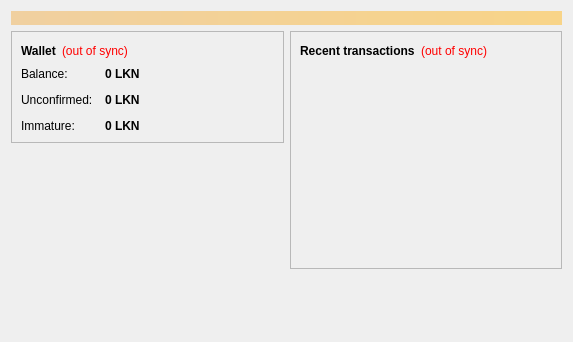
<?xml version="1.0" encoding="UTF-8"?>
<ui version="4.0">
 <class>OverviewPage</class>
 <widget class="QWidget" name="OverviewPage">
  <property name="geometry">
   <rect>
    <x>0</x>
    <y>0</y>
    <width>573</width>
    <height>342</height>
   </rect>
  </property>
  <property name="windowTitle">
   <string>Form</string>
  </property>
  <layout class="QVBoxLayout" name="topLayout">
   <item>
    <widget class="QLabel" name="labelAlerts">
     <property name="visible">
      <bool>false</bool>
     </property>
     <property name="styleSheet">
      <string notr="true">background-color: qlineargradient(x1: 0, y1: 0, x2: 1, y2: 0, stop:0 #F0D0A0, stop:1 #F8D488); color:#000000;</string>
     </property>
     <property name="wordWrap">
      <bool>true</bool>
     </property>
     <property name="margin">
      <number>3</number>
     </property>
    </widget>
   </item>
   <item>
    <layout class="QHBoxLayout" name="horizontalLayout" stretch="1,1">
     <item>
      <layout class="QVBoxLayout" name="verticalLayout_2">
       <item>
        <widget class="QFrame" name="frame">
         <property name="frameShape">
          <enum>QFrame::StyledPanel</enum>
         </property>
         <property name="frameShadow">
          <enum>QFrame::Raised</enum>
         </property>
         <layout class="QVBoxLayout" name="verticalLayout_4">
          <item>
           <layout class="QHBoxLayout" name="horizontalLayout_4">
            <item>
             <widget class="QLabel" name="label_5">
              <property name="font">
               <font>
                <weight>75</weight>
                <bold>true</bold>
               </font>
              </property>
              <property name="text">
               <string>Wallet</string>
              </property>
             </widget>
            </item>
            <item>
             <widget class="QLabel" name="labelWalletStatus">
              <property name="toolTip">
               <string>The displayed information may be out of date. Your wallet automatically synchronizes with the Lekan network after a connection is established, but this process has not completed yet.</string>
              </property>
              <property name="styleSheet">
               <string notr="true">QLabel { color: red; }</string>
              </property>
              <property name="text">
               <string notr="true">(out of sync)</string>
              </property>
              <property name="alignment">
               <set>Qt::AlignLeading|Qt::AlignLeft|Qt::AlignVCenter</set>
              </property>
             </widget>
            </item>
            <item>
             <spacer name="horizontalSpacer_2">
              <property name="orientation">
               <enum>Qt::Horizontal</enum>
              </property>
              <property name="sizeHint" stdset="0">
               <size>
                <width>40</width>
                <height>20</height>
               </size>
              </property>
             </spacer>
            </item>
           </layout>
          </item>
          <item>
           <layout class="QFormLayout" name="formLayout_2">
            <property name="fieldGrowthPolicy">
             <enum>QFormLayout::AllNonFixedFieldsGrow</enum>
            </property>
            <property name="horizontalSpacing">
             <number>12</number>
            </property>
            <property name="verticalSpacing">
             <number>12</number>
            </property>
            <item row="0" column="0">
             <widget class="QLabel" name="label">
              <property name="text">
               <string>Balance:</string>
              </property>
             </widget>
            </item>
            <item row="0" column="1">
             <widget class="QLabel" name="labelBalance">
              <property name="font">
               <font>
                <weight>75</weight>
                <bold>true</bold>
               </font>
              </property>
              <property name="cursor">
               <cursorShape>IBeamCursor</cursorShape>
              </property>
              <property name="toolTip">
               <string>Your current balance</string>
              </property>
              <property name="text">
               <string notr="true">0 LKN</string>
              </property>
              <property name="textInteractionFlags">
               <set>Qt::LinksAccessibleByMouse|Qt::TextSelectableByKeyboard|Qt::TextSelectableByMouse</set>
              </property>
             </widget>
            </item>
            <item row="1" column="0">
             <widget class="QLabel" name="label_3">
              <property name="text">
               <string>Unconfirmed:</string>
              </property>
             </widget>
            </item>
            <item row="1" column="1">
             <widget class="QLabel" name="labelUnconfirmed">
              <property name="font">
               <font>
                <weight>75</weight>
                <bold>true</bold>
               </font>
              </property>
              <property name="cursor">
               <cursorShape>IBeamCursor</cursorShape>
              </property>
              <property name="toolTip">
               <string>Total of transactions that have yet to be confirmed, and do not yet count toward the current balance</string>
              </property>
              <property name="text">
               <string notr="true">0 LKN</string>
              </property>
              <property name="textInteractionFlags">
               <set>Qt::LinksAccessibleByMouse|Qt::TextSelectableByKeyboard|Qt::TextSelectableByMouse</set>
              </property>
             </widget>
            </item>
            <item row="2" column="0">
             <widget class="QLabel" name="labelImmatureText">
              <property name="text">
               <string>Immature:</string>
              </property>
             </widget>
            </item>
            <item row="2" column="1">
             <widget class="QLabel" name="labelImmature">
              <property name="font">
               <font>
                <weight>75</weight>
                <bold>true</bold>
               </font>
              </property>
              <property name="toolTip">
               <string>Mined balance that has not yet matured</string>
              </property>
              <property name="text">
               <string notr="true">0 LKN</string>
              </property>
              <property name="textInteractionFlags">
               <set>Qt::LinksAccessibleByMouse|Qt::TextSelectableByKeyboard|Qt::TextSelectableByMouse</set>
              </property>
             </widget>
            </item>
           </layout>
          </item>
         </layout>
        </widget>
       </item>
       <item>
        <spacer name="verticalSpacer">
         <property name="orientation">
          <enum>Qt::Vertical</enum>
         </property>
         <property name="sizeHint" stdset="0">
          <size>
           <width>20</width>
           <height>40</height>
          </size>
         </property>
        </spacer>
       </item>
      </layout>
     </item>
     <item>
      <layout class="QVBoxLayout" name="verticalLayout_3">
       <item>
        <widget class="QFrame" name="frame_2">
         <property name="frameShape">
          <enum>QFrame::StyledPanel</enum>
         </property>
         <property name="frameShadow">
          <enum>QFrame::Raised</enum>
         </property>
         <layout class="QVBoxLayout" name="verticalLayout">
          <item>
           <layout class="QHBoxLayout" name="horizontalLayout_2">
            <item>
             <widget class="QLabel" name="label_4">
              <property name="text">
               <string>&lt;b&gt;Recent transactions&lt;/b&gt;</string>
              </property>
             </widget>
            </item>
            <item>
             <widget class="QLabel" name="labelTransactionsStatus">
              <property name="toolTip">
               <string>The displayed information may be out of date. Your wallet automatically synchronizes with the Lekan network after a connection is established, but this process has not completed yet.</string>
              </property>
              <property name="styleSheet">
               <string notr="true">QLabel { color: red; }</string>
              </property>
              <property name="text">
               <string notr="true">(out of sync)</string>
              </property>
              <property name="alignment">
               <set>Qt::AlignRight|Qt::AlignTrailing|Qt::AlignVCenter</set>
              </property>
             </widget>
            </item>
            <item>
             <spacer name="horizontalSpacer">
              <property name="orientation">
               <enum>Qt::Horizontal</enum>
              </property>
              <property name="sizeHint" stdset="0">
               <size>
                <width>40</width>
                <height>20</height>
               </size>
              </property>
             </spacer>
            </item>
           </layout>
          </item>
          <item>
           <widget class="QListView" name="listTransactions">
            <property name="styleSheet">
             <string notr="true">QListView { background: transparent; }</string>
            </property>
            <property name="frameShape">
             <enum>QFrame::NoFrame</enum>
            </property>
            <property name="verticalScrollBarPolicy">
             <enum>Qt::ScrollBarAlwaysOff</enum>
            </property>
            <property name="horizontalScrollBarPolicy">
             <enum>Qt::ScrollBarAlwaysOff</enum>
            </property>
            <property name="selectionMode">
             <enum>QAbstractItemView::NoSelection</enum>
            </property>
           </widget>
          </item>
         </layout>
        </widget>
       </item>
       <item>
        <spacer name="verticalSpacer_2">
         <property name="orientation">
          <enum>Qt::Vertical</enum>
         </property>
         <property name="sizeHint" stdset="0">
          <size>
           <width>20</width>
           <height>40</height>
          </size>
         </property>
        </spacer>
       </item>
      </layout>
     </item>
    </layout>
   </item>
  </layout>
 </widget>
 <resources/>
 <connections/>
</ui>
